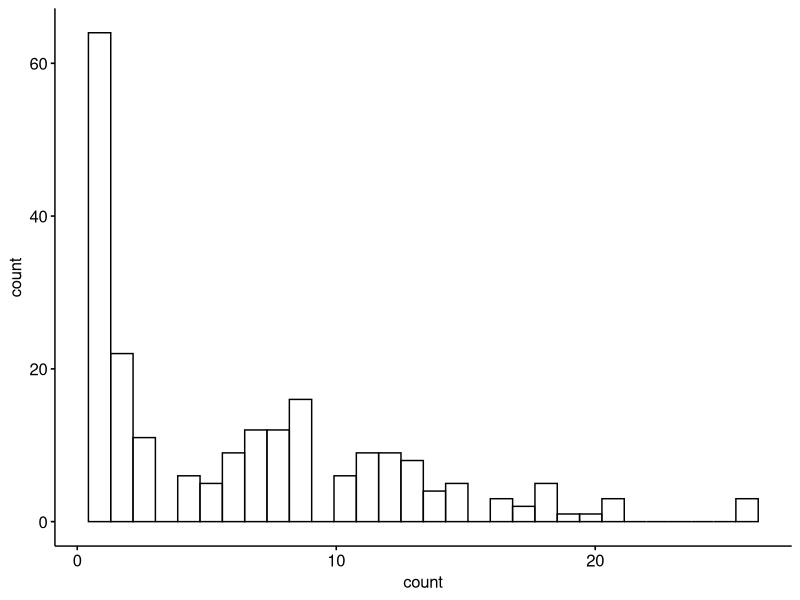
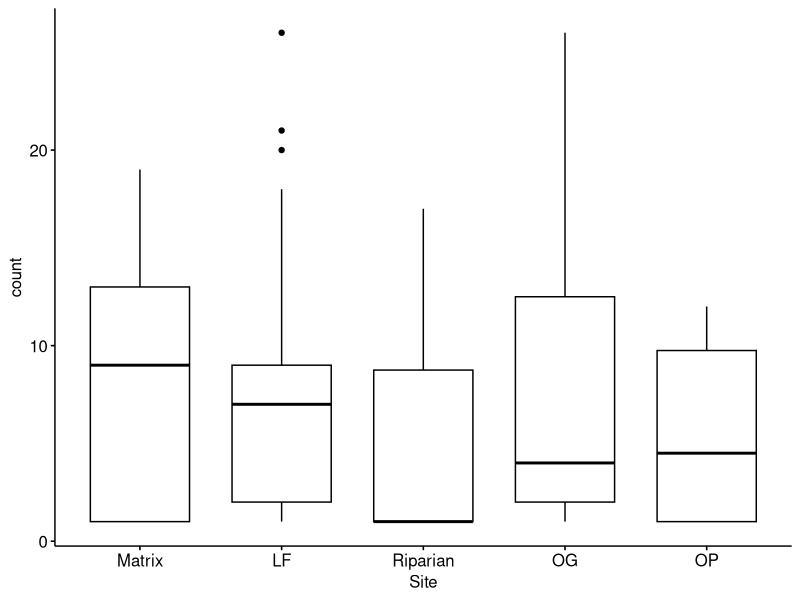
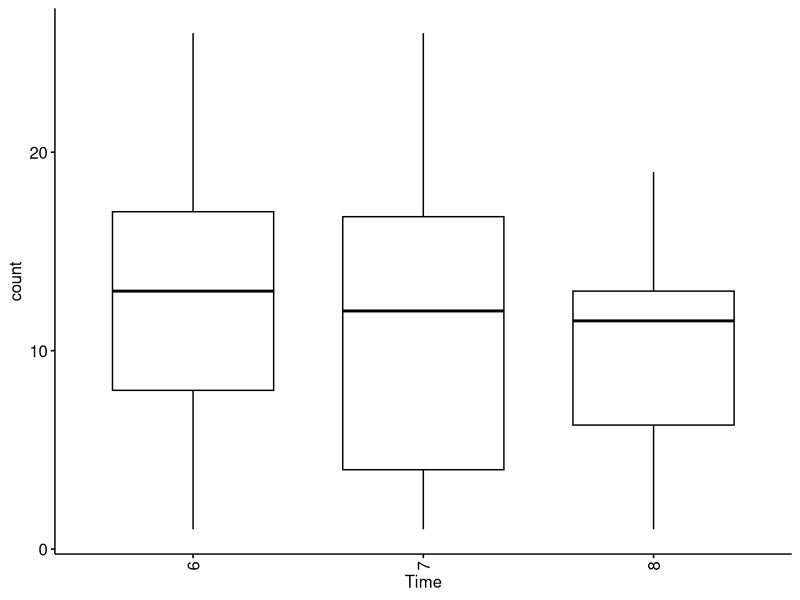
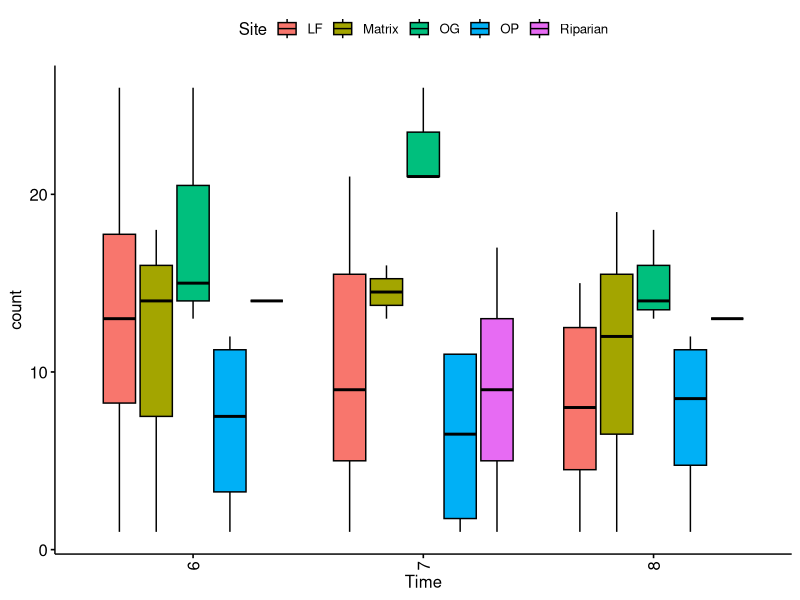
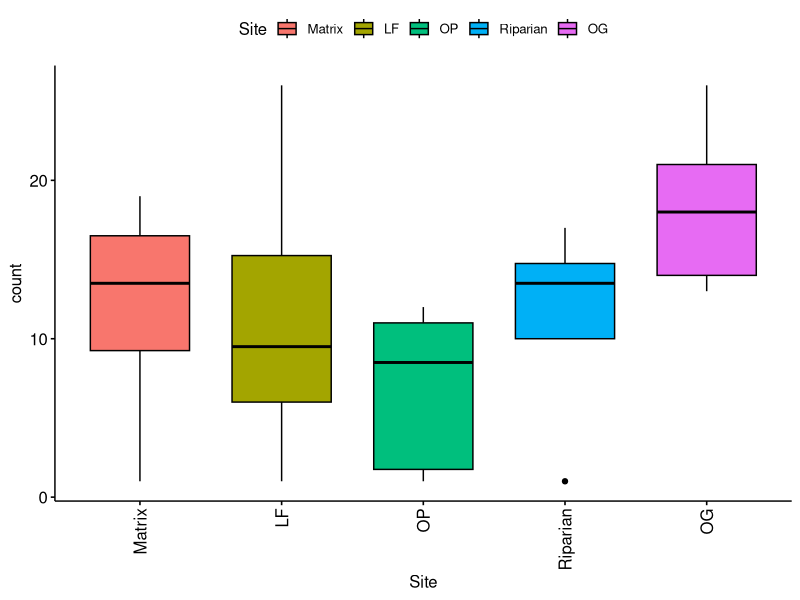

Recreate these plots in R, in order.
# Load the libraries
library(dplyr)
library(ggpubr)
library(stringr)

# Data from: Sethi, Sarab, Ewers, Robert M, Jones, Nick, Picinali, Lorenzo, Orme, David, Sleutel, Jani, Shabrani, Adi, Zulkifli, Nursyamin, & Bernard, Henry. (2020). 
# Avifaunal and Herpetofaunal point counts with recorded acoustic data [Data set]. Zenodo. https://doi.org/10.5281/zenodo.3997172

# Part 1. Prepare the data --------------------------------------------------------
# Read in data from point counts
BiodiversityDataFrame <- read.csv('data/BiodiversityAnalysis/BiodiversityDataFrameCountDFAddTime.csv')

# First let's look at the structure of the data
# NOTE: the 'count' variable is the number of unique species identified
head(BiodiversityDataFrame)

# Let's see what kind of land-use types there are
table(BiodiversityDataFrame$Site)

# Part 2. Data exploration --------------------------------------------------------

# Now let's see how many point counts there were
table(BiodiversityDataFrame$Point_count_ID)

# Wow that is a lot!
unique(BiodiversityDataFrame$Point_count_ID)

# Let's check the length
length(unique(BiodiversityDataFrame$Point_count_ID))

# Univariate data exploration
gghistogram(data=BiodiversityDataFrame,x='count')

# Plot by site
ggboxplot(data=BiodiversityDataFrame,x='Site',y='count')

# We will only focus on the morning hours
BiodiversityDataFrameAMOnly <-
  BiodiversityDataFrame[str_detect(BiodiversityDataFrame$Time,pattern = 'AM'),]

# And now we do by hour 
BiodiversityDataFrameAMOnly$Time <-
  as.numeric(str_split_fixed(BiodiversityDataFrameAMOnly$Time,pattern = ':',n=2)[,1])

# And focus on the daylight morning hours
BiodiversityDataFrameAMOnly <- subset(BiodiversityDataFrameAMOnly, Time > 05 & Time < 09)
  
# Now we can look at the number of species by time
ggboxplot(data=BiodiversityDataFrameAMOnly,x='Time',y='count')+ theme(axis.text.x = element_text(angle = 90, vjust = 0.5, hjust=1))

# Now let's look by time and site
ggboxplot(data=BiodiversityDataFrameAMOnly,x='Time',y='count',fill='Site')+ theme(axis.text.x = element_text(angle = 90, vjust = 0.5, hjust=1))

# Or only by site
ggboxplot(data=BiodiversityDataFrameAMOnly,x='Site',y='count',fill='Site')+ theme(axis.text.x = element_text(angle = 90, vjust = 0.5, hjust=1))

